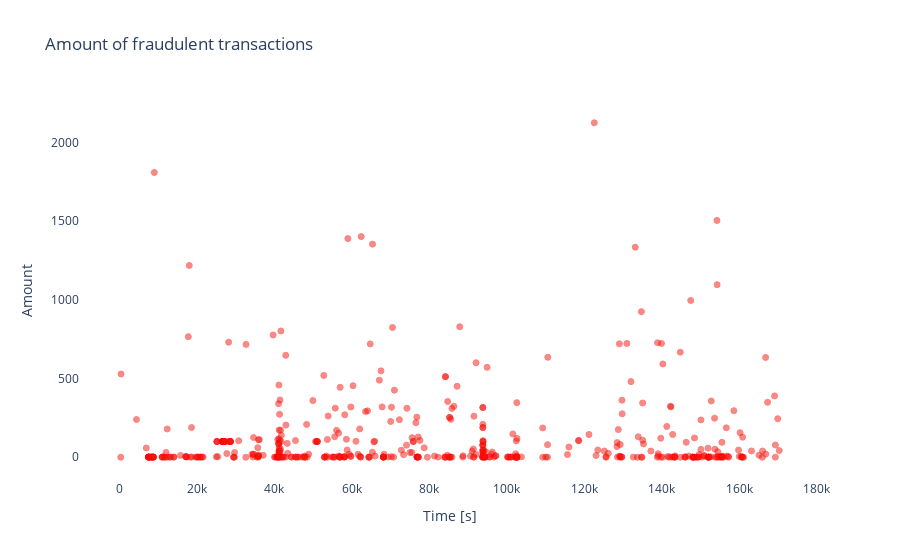

Notebook source saved alongside this figure:
### Code cell
fraud = data_df.loc[data_df['Class'] == 1]

trace = go.Scatter(
    x = fraud['Time'],y = fraud['Amount'],
    name="Amount",
     marker=dict(
                color='rgb(238,23,11)',
                line=dict(
                    color='red',
                    width=1),
                opacity=0.5,
            ),
    text= fraud['Amount'],
    mode = "markers"
)
data = [trace]
layout = dict(title = 'Amount of fraudulent transactions',
          xaxis = dict(title = 'Time [s]', showticklabels=True), 
          yaxis = dict(title = 'Amount'),
          hovermode='closest',paper_bgcolor='rgba(0,0,0,0)',
    plot_bgcolor='rgba(0,0,0,0)'
         )
fig = dict(data=data, layout=layout)
iplot(fig, filename='fraud-amount')

### Figure 1 — Plotly figure (JSON) as saved in the notebook; plotly's stock layout.template omitted (floating-point values rounded to 4 significant figures; data arrays with more than 128 entries replaced by an {"elided": "..."} marker saying what was removed)
{"data": [{"marker": {"color": "rgb(238,23,11)", "line": {"color": "red", "width": 1}, "opacity": 0.5}, "mode": "markers", "name": "Amount", "text": {"elided": "492 float values"}, "type": "scatter", "x": {"elided": "492 int values"}, "y": {"elided": "492 float values"}}], "layout": {"hovermode": "closest", "paper_bgcolor": "rgba(0,0,0,0)", "plot_bgcolor": "rgba(0,0,0,0)", "title": {"text": "Amount of fraudulent transactions"}, "xaxis": {"showticklabels": true, "title": {"text": "Time [s]"}}, "yaxis": {"title": {"text": "Amount"}}}}
